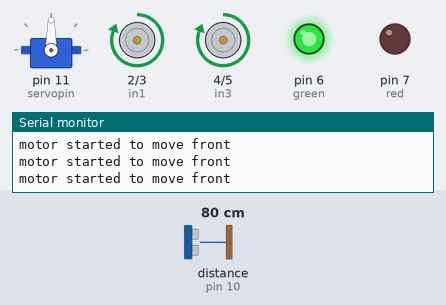
This sketch was run on a simulated Arduino Uno, built with avr-gcc and run on an emulated ATmega328P. On the bench: servo, motor-driver pin pairs drawn as motors (green arrow = first pin HIGH = forward, orange = second pin HIGH = backward, longer = more drive), output pins drawn as LEDs (lit = HIGH), the last lines printed to the serial monitor. Wiring (inferred from the names in the program): ultrasonic range finder: trigger pin 8; echo pin 10. The inputs (shaded band) are chosen by the test bench; at power-on: distance to the obstacle (sensor on pin 10) 80 cm. The echo pulse lasts 58.3 µs per cm; pins used as bus, display or sensor lines are not drawn.

Above: at 2.2 s.
2.3 s: distance to the obstacle (sensor on pin 10) set to 27 cm
3.8 s: distance to the obstacle (sensor on pin 10) set to 23 cm
At 5.2 s:
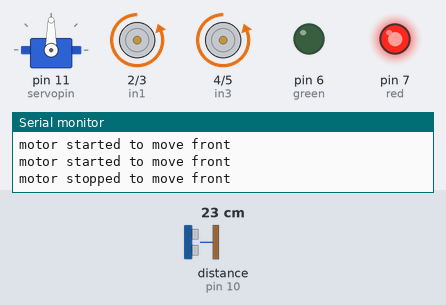
6.8 s: distance to the obstacle (sensor on pin 10) set to 60 cm
At 8.0 s:
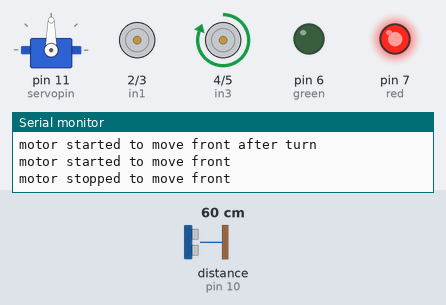
9.8 s: distance to the obstacle (sensor on pin 10) set to 2 cm
At 10.04 s:
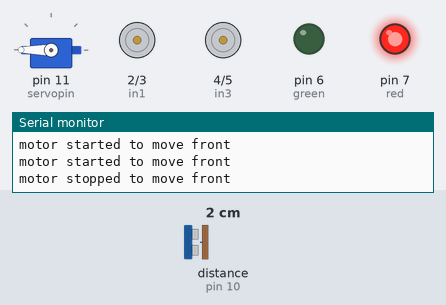
Timing chart, 0 to 13.8 s (numbered marks = the images above; inputs shaded):
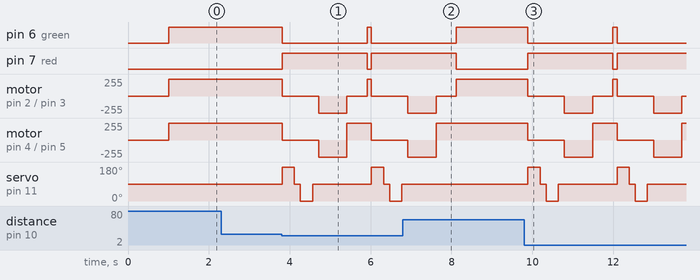

The sketch:

main.ino
```cpp
#include<Servo.h>


int echopin = 10;
int triggerpin = 8;
long duration;
int distance;


int servopin = 11;
Servo myservo;


int leftvalue,rightvalue,frontvalue;
int in1=2,in2=3,in3=4,in4=5;


int red = 7;
int green = 6;


void setup() {
  pinMode(triggerpin,OUTPUT);
  pinMode(echopin,INPUT);
  Serial.begin(9600);
  myservo.attach(servopin);


  pinMode(in1,OUTPUT);
  pinMode(in2,OUTPUT);
  pinMode(in3,OUTPUT);
  pinMode(in4,OUTPUT);


  pinMode(red,OUTPUT);
  pinMode(green,OUTPUT);


  Serial.begin(9600);


  //initially set the servomotor towards forward
  servomotor(90);
  frontvalue = countDistance();
  delay(1000);//start after 1 sec


  //start motor forward
  forward();
}
int countDistance()
{
  digitalWrite(triggerpin,LOW);
  delayMicroseconds(2);


  digitalWrite(triggerpin,HIGH);
  delayMicroseconds(10);
  digitalWrite(triggerpin,LOW);


  duration = pulseIn(echopin,HIGH);
  distance = duration * 0.0343/2;  //distance = time*speed_of_sound/2
  //Serial.println(distance);
  //delay(500);
  return distance;
}
void checkLeft()
{
  servomotor(180);               //turn the sensor to left
  delay(150);                    //wait for motor to turn
  leftvalue = countDistance(); //count the left distance
  delay(150);
  servomotor(90);              //set servo motor default
  delay(150);                  //wait for half second
}
void checkRight()
{
  servomotor(0);               //turn the sensor to right
  delay(150);                     //wait for motor to turn
  rightvalue = countDistance(); //count the right distance
  delay(150);
  servomotor(90);           //set servo motor to default
  delay(150);                  //wait for half second
}
void servomotor(int value)
{
  myservo.write(value);
}


void forward()
{
  digitalWrite(green,HIGH);
  digitalWrite(red,LOW);


  digitalWrite(in1,HIGH);
  digitalWrite(in2,LOW);
  digitalWrite(in3,HIGH);
  digitalWrite(in4,LOW);
}
void stop()
{
  digitalWrite(red,HIGH);
  digitalWrite(green,LOW);


  digitalWrite(in1,LOW);
  digitalWrite(in2,LOW);
  digitalWrite(in3,LOW);
  digitalWrite(in4,LOW);
}
void leftturn()
{
  back(200);
  digitalWrite(in1,HIGH);
  digitalWrite(in2,LOW);
  digitalWrite(in3,LOW);
  digitalWrite(in4,LOW);
  delay(500);
  stop();
}
void rightturn()
{
  back(200);
  digitalWrite(in1,LOW);
  digitalWrite(in2,LOW);
  digitalWrite(in3,HIGH);
  digitalWrite(in4,LOW);
  delay(500);
  stop();
}
void back(int time)
{
  digitalWrite(in1,LOW);
  digitalWrite(in2,HIGH);
  digitalWrite(in3,LOW);
  digitalWrite(in4,HIGH);
  delay(time);
  stop();
}


void loop() {
  //initial
  //servomotor(90);
  frontvalue = countDistance();


  Serial.println("motor started to move front");


  if(frontvalue<25 && frontvalue>0)
  {
      //stop motor
      stop();
      Serial.println("motor stopped to move front");


      checkLeft();
      checkRight();


      if(leftvalue>25 && rightvalue>25)  //choose best value
      {
        if(leftvalue>rightvalue)
        {
          //turn left
          leftturn();
          Serial.println("left turn done");
        }
        else
        {
          //turn right
          rightturn();
          Serial.println("right turn done");
        }
      }
      else if(leftvalue>25)
      {
        //turn left
        leftturn();
        Serial.println("left turn done");
      }
      else if(rightvalue>25)
      {
        //turn right
        rightturn();
        Serial.println("right turn done");
      }
      else
      {
        //reverse and U-turn
        back(500);
        rightturn();
        Serial.println("U-turn done");
      }
      //delay(250);                             //wait 0.25sec till turning
      //start motor
      forward();
      Serial.println("motor started to move front after turn");
  }
  else
  {
    forward();
  }
  delay(100);
}
```

Measured:
- the behaviour switches between 25 and 24 cm on distance to the obstacle (sensor on pin 10) (found by bisection; images 0 and 1)
- after the input at 3.8 s, pin 6 (green): HIGH → LOW at once, → HIGH 2.1 s later, → LOW 0.10 s later; pin 7 (red): LOW → HIGH at once, → LOW 2.1 s later, → HIGH 0.10 s later
- after the input at 6.8 s, pin 6 (green): goes on until 8.1 s, then stays HIGH; pin 7 (red): goes on until 8.1 s, then stays LOW
- after the input at 9.8 s, pin 6 (green): HIGH → LOW after 0.09 s, → HIGH 2.1 s later, → LOW 0.10 s later; pin 7 (red): LOW → HIGH after 0.09 s, → LOW 2.1 s later, → HIGH 0.10 s later
